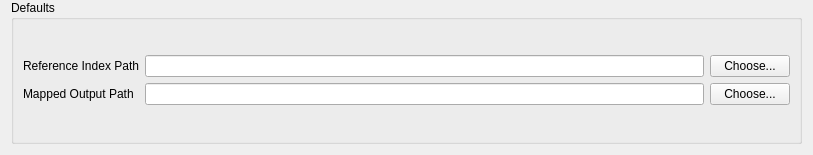
<?xml version="1.0" encoding="UTF-8"?>
<ui version="4.0">
 <class>PreferencePane</class>
 <widget class="QWidget" name="PreferencePane">
  <property name="geometry">
   <rect>
    <x>0</x>
    <y>0</y>
    <width>813</width>
    <height>155</height>
   </rect>
  </property>
  <property name="minimumSize">
   <size>
    <width>813</width>
    <height>155</height>
   </size>
  </property>
  <property name="maximumSize">
   <size>
    <width>813</width>
    <height>155</height>
   </size>
  </property>
  <property name="windowTitle">
   <string>Directory Preferences</string>
  </property>
  <layout class="QVBoxLayout" name="verticalLayout_2">
   <property name="topMargin">
    <number>0</number>
   </property>
   <item>
    <widget class="QGroupBox" name="groupBox">
     <property name="title">
      <string>Defaults</string>
     </property>
     <layout class="QVBoxLayout" name="verticalLayout">
      <item>
       <layout class="QGridLayout" name="gridLayout">
        <item row="1" column="0">
         <widget class="QLabel" name="label_2">
          <property name="text">
           <string>Mapped Output Path</string>
          </property>
         </widget>
        </item>
        <item row="1" column="1">
         <widget class="QLineEdit" name="output_path"/>
        </item>
        <item row="0" column="1">
         <widget class="QLineEdit" name="ref_path"/>
        </item>
        <item row="0" column="0">
         <widget class="QLabel" name="label">
          <property name="text">
           <string>Reference Index Path</string>
          </property>
         </widget>
        </item>
        <item row="0" column="2">
         <widget class="QPushButton" name="ref_button">
          <property name="text">
           <string>Choose...</string>
          </property>
         </widget>
        </item>
        <item row="1" column="2">
         <widget class="QPushButton" name="output_button">
          <property name="text">
           <string>Choose...</string>
          </property>
         </widget>
        </item>
       </layout>
      </item>
     </layout>
    </widget>
   </item>
  </layout>
 </widget>
 <resources/>
 <connections/>
</ui>
